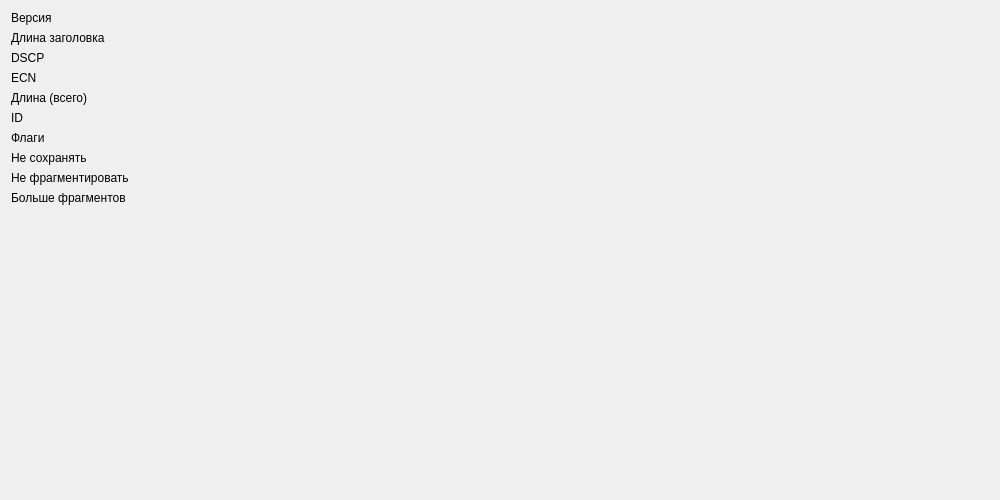
<?xml version="1.0" encoding="UTF-8"?>
<ui version="4.0">
 <class>PacketIpV4InfoTab</class>
 <widget class="QWidget" name="PacketIpV4InfoTab">
  <property name="geometry">
   <rect>
    <x>0</x>
    <y>0</y>
    <width>1000</width>
    <height>500</height>
   </rect>
  </property>
  <property name="windowTitle">
   <string>Form</string>
  </property>
  <layout class="QGridLayout" name="gridLayout">
   <item row="0" column="0">
    <layout class="QFormLayout" name="formLayout">
     <item row="0" column="0">
      <widget class="QLabel" name="label">
       <property name="text">
        <string>Версия</string>
       </property>
      </widget>
     </item>
     <item row="9" column="0">
      <widget class="QLabel" name="label_2">
       <property name="text">
        <string>Больше фрагментов</string>
       </property>
      </widget>
     </item>
     <item row="8" column="0">
      <widget class="QLabel" name="label_3">
       <property name="text">
        <string>Не фрагментировать</string>
       </property>
      </widget>
     </item>
     <item row="7" column="0">
      <widget class="QLabel" name="label_4">
       <property name="text">
        <string>Не сохранять</string>
       </property>
      </widget>
     </item>
     <item row="1" column="0">
      <widget class="QLabel" name="label_5">
       <property name="text">
        <string>Длина заголовка</string>
       </property>
      </widget>
     </item>
     <item row="6" column="0">
      <widget class="QLabel" name="label_6">
       <property name="text">
        <string>Флаги</string>
       </property>
      </widget>
     </item>
     <item row="2" column="0">
      <widget class="QLabel" name="label_7">
       <property name="text">
        <string>DSCP</string>
       </property>
      </widget>
     </item>
     <item row="5" column="0">
      <widget class="QLabel" name="label_8">
       <property name="text">
        <string>ID</string>
       </property>
      </widget>
     </item>
     <item row="4" column="0">
      <widget class="QLabel" name="label_9">
       <property name="text">
        <string>Длина (всего)</string>
       </property>
      </widget>
     </item>
     <item row="3" column="0">
      <widget class="QLabel" name="label_10">
       <property name="text">
        <string>ECN</string>
       </property>
      </widget>
     </item>
    </layout>
   </item>
  </layout>
 </widget>
 <resources/>
 <connections/>
</ui>
